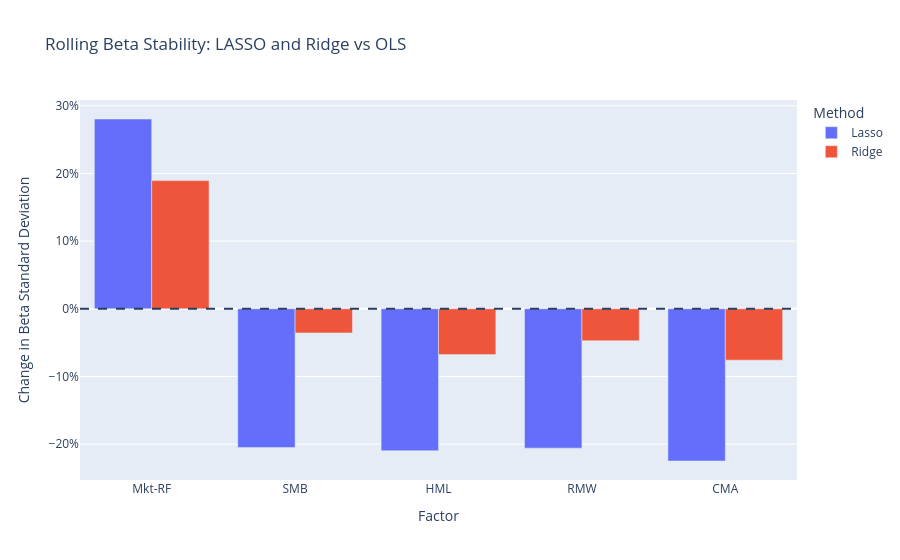

Notebook cell for this chart:
### Code cell
OLS_std = (RollingFF5
    .groupby("Industry")[Factor5]
    .std())

Lasso_std = (RollingPenalized
    .groupby("Industry")[
        ["Lasso_Mkt-RF", "Lasso_SMB", "Lasso_HML", "Lasso_RMW", "Lasso_CMA"]
    ].std())

Ridge_std = (
    RollingPenalized
    .groupby("Industry")[
        ["Ridge_Mkt-RF", "Ridge_SMB", "Ridge_HML", "Ridge_RMW", "Ridge_CMA"]
    ].std())

Lasso_std.columns = Factor5
Ridge_std.columns = Factor5

# Compare std reduce percent
Lasso_Change = Lasso_std / OLS_std - 1
Ridge_Change = Ridge_std / OLS_std - 1

StabilitySummary = (pd.DataFrame({"Lasso": Lasso_Change.mean(),
                                  "Ridge": Ridge_Change.mean()})
    .reset_index()
    .rename(columns={"index": "Factor"}))

Plot = (StabilitySummary
    .melt(id_vars = "Factor",
          var_name = "Method",
          value_name = "Std_Change"))

fig = px.bar(Plot, x = "Factor", y = "Std_Change", color = "Method", barmode = "group",
    title = "Rolling Beta Stability: LASSO and Ridge vs OLS")

fig.update_yaxes(tickformat = ".0%", title = "Change in Beta Standard Deviation")
fig.update_xaxes(title = "Factor")
fig.add_hline(y = 0, line_dash="dash")
fig.show()

### Figure 1 — Plotly figure (JSON) as saved in the notebook; plotly's stock layout.template omitted (floating-point values rounded to 4 significant figures)
{"data": [{"alignmentgroup": "True", "hovertemplate": "Method=Lasso<br>Factor=%{x}<br>Std_Change=%{y}<extra></extra>", "legendgroup": "Lasso", "marker": {"color": "#636efa", "pattern": {"shape": ""}}, "name": "Lasso", "offsetgroup": "Lasso", "orientation": "v", "showlegend": true, "textposition": "auto", "type": "bar", "x": ["Mkt-RF", "SMB", "HML", "RMW", "CMA"], "xaxis": "x", "y": [0.2805, -0.205, -0.2097, -0.2059, -0.2249], "yaxis": "y"}, {"alignmentgroup": "True", "hovertemplate": "Method=Ridge<br>Factor=%{x}<br>Std_Change=%{y}<extra></extra>", "legendgroup": "Ridge", "marker": {"color": "#EF553B", "pattern": {"shape": ""}}, "name": "Ridge", "offsetgroup": "Ridge", "orientation": "v", "showlegend": true, "textposition": "auto", "type": "bar", "x": ["Mkt-RF", "SMB", "HML", "RMW", "CMA"], "xaxis": "x", "y": [0.1894, -0.03557, -0.06765, -0.04719, -0.07586], "yaxis": "y"}], "layout": {"barmode": "group", "legend": {"title": {"text": "Method"}, "tracegroupgap": 0}, "shapes": [{"line": {"dash": "dash"}, "type": "line", "x0": 0, "x1": 1, "xref": "x domain", "y0": 0, "y1": 0, "yref": "y"}], "title": {"text": "Rolling Beta Stability: LASSO and Ridge vs OLS"}, "xaxis": {"anchor": "y", "domain": [0, 1], "title": {"text": "Factor"}}, "yaxis": {"anchor": "x", "domain": [0, 1], "tickformat": ".0%", "title": {"text": "Change in Beta Standard Deviation"}}}}
